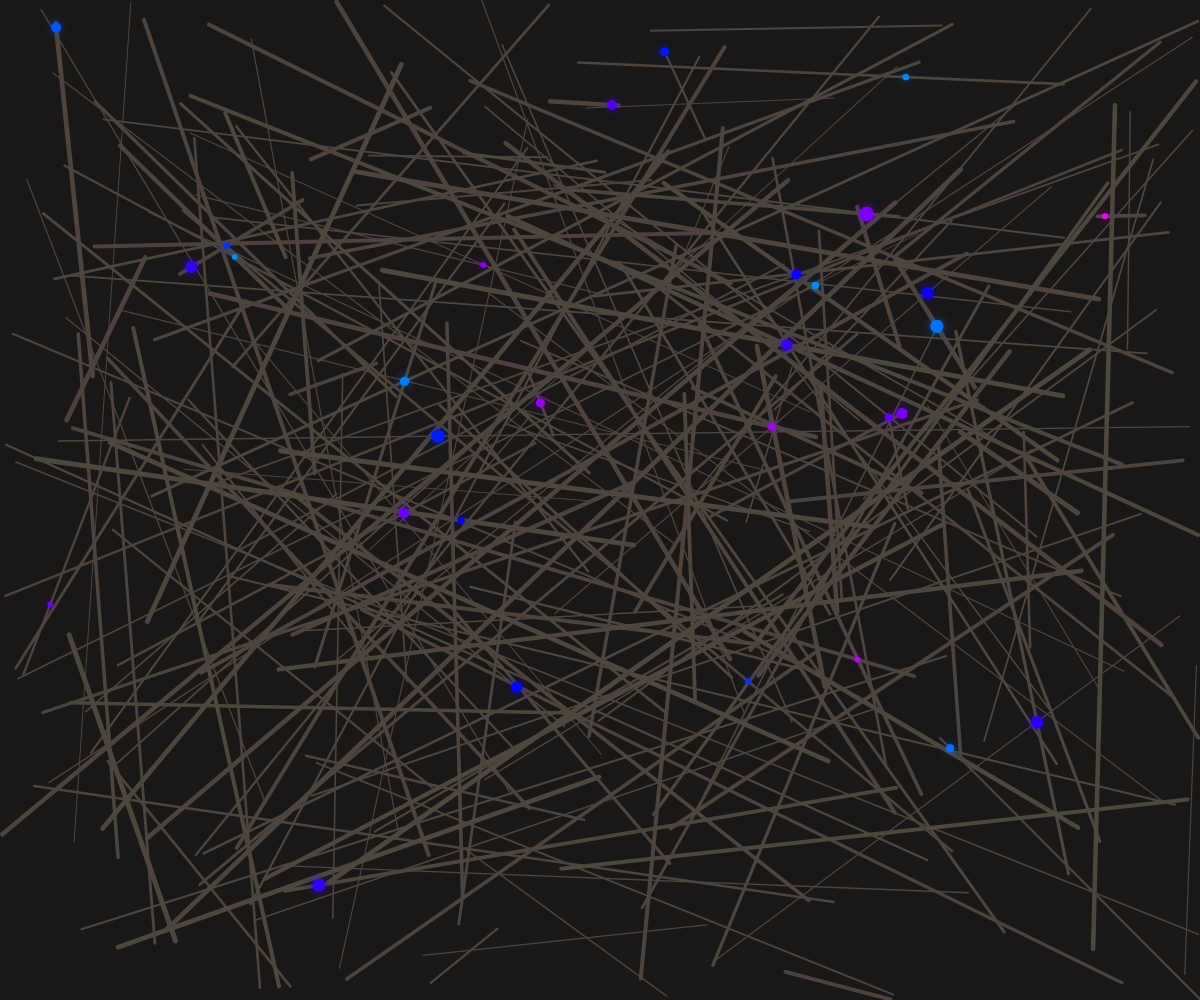
Frame 1 (no input)
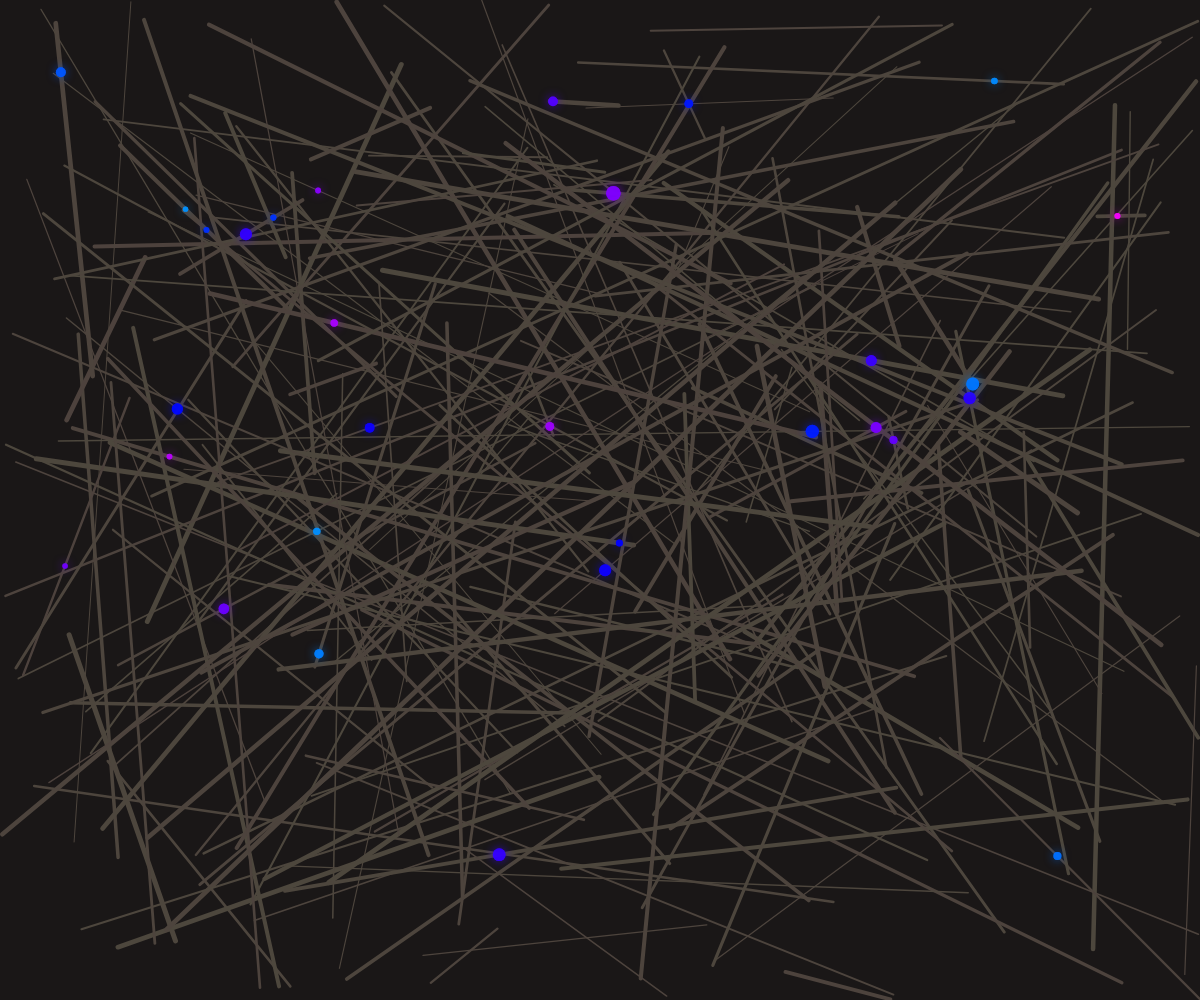
Frame 60 (no input)
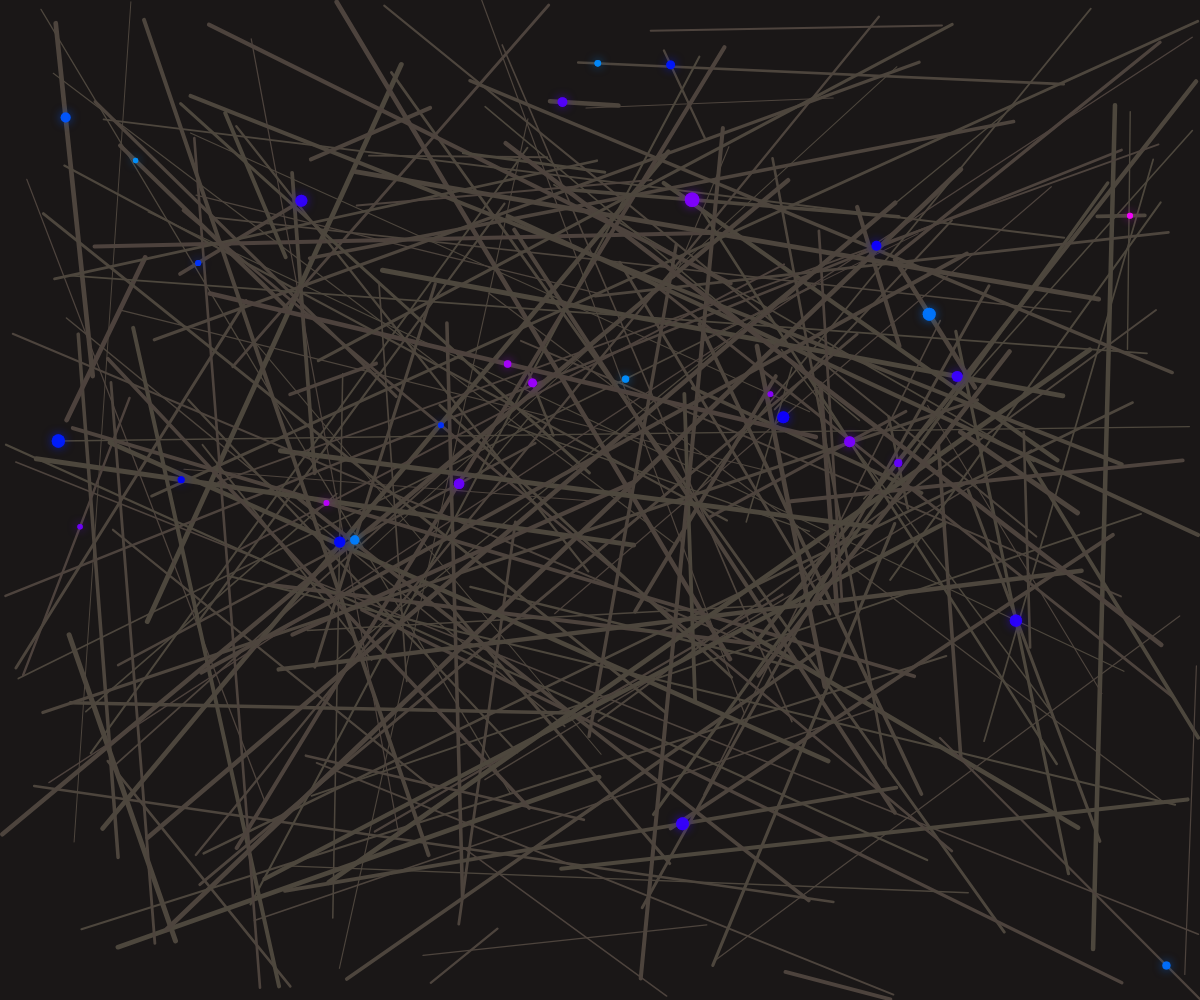
Frame 120 (the mouse pressed at the canvas centre since frame 60)

The p5.js sketch that drew these frames (run headless with seeded random() and noise() and a simulated clock; from frame 60 on, the mouse is pressed at the canvas centre):

// p5.js sketch
// ── sketch.js
let cables = [];
let streams = [];

function setup() {
  createCanvas(windowWidth, windowHeight);
  colorMode(HSB, 360, 100, 100, 1);
  
  // Create a dense network of cables
  for (let i = 0; i < 200; i++) {
    cables.push({
      start: createVector(random(width), random(height)),
      end: createVector(random(width), random(height)),
      thickness: random(1, 5),
      hue: random(20, 40) // Dark metallic color
    });
  }
  
  // Create data streams that travel along cables
  for (let i = 0; i < 30; i++) {
    streams.push({
      cableIndex: floor(random(cables.length)),
      progress: random(1),
      speed: random(0.002, 0.008),
      color: color(random(200, 300), 100, 100, 0.8),
      size: random(5, 15)
    });
  }
}

function draw() {
  background(10, 10, 10); // Dark background
  
  // Draw cables
  for (let cable of cables) {
    stroke(cable.hue, 20, 30);
    strokeWeight(cable.thickness);
    line(cable.start.x, cable.start.y, cable.end.x, cable.end.y);
  }
  
  // Update and draw data streams
  for (let stream of streams) {
    let cable = cables[stream.cableIndex];
    
    // Move stream along the cable
    stream.progress += stream.speed;
    if (stream.progress > 1) stream.progress = 0;
    
    // Calculate position on cable
    let x = lerp(cable.start.x, cable.end.x, stream.progress);
    let y = lerp(cable.start.y, cable.end.y, stream.progress);
    
    // Draw glowing stream
    noStroke();
    fill(stream.color);
    ellipse(x, y, stream.size, stream.size);
    
    // Add glow effect
    drawingContext.shadowBlur = 10;
    drawingContext.shadowColor = stream.color;
    ellipse(x, y, stream.size, stream.size);
    drawingContext.shadowBlur = 0;
  }
}

function windowResized() {
  resizeCanvas(windowWidth, windowHeight);
}
